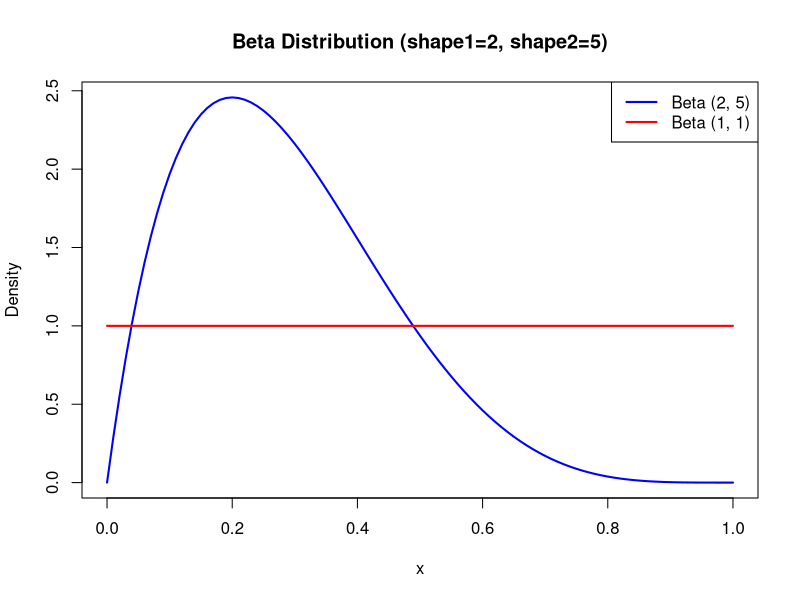

This figure's R source:
# Filename: _063_beta_dis.R
# Title: Beta Distribution
# Author: Raghava | GitHub: @raghavtwenty
# Date Created: June 26, 2024 | Last Updated: June 26, 2024
# Language: R | Version: 4.4.0

# Description of functions:
# dbeta: Beta probability density function (pdf)
# pbeta: Beta distribution cumulative distribution function (cdf)
# qbeta: Beta quantile function
# rbeta: Beta pseudorandom number generation

# Parameters for the Beta distribution
shape1_param = 2  # Shape parameter alpha
shape2_param = 5  # Shape parameter beta

# Define the range of values to consider
x_values = seq(0, 1, by = 0.01)

# Calculate beta densities for the range of values
beta_densities = dbeta(x_values, shape1 = shape1_param, shape2 = shape2_param)

# Display the calculated densities
print(beta_densities)

# Plot the beta densities
plot(x_values, beta_densities, col = "blue", type = "l", lwd = 2,
     main = "Beta Distribution (shape1=2, shape2=5)",
     xlab = "x", ylab = "Density")

# Add another line with different parameters
shape1_param2 = 1  # Another shape parameter alpha
shape2_param2 = 1  # Another shape parameter beta

# Calculate densities for the second set of parameters
beta_densities2 = dbeta(x_values, shape1 = shape1_param2, shape2 = shape2_param2)

# Plot the second set of beta densities
lines(x_values, beta_densities2, col = "red", lwd = 2)

# Add legend
legend("topright", legend = c("Beta (2, 5)", "Beta (1, 1)"), col = c("blue", "red"), lwd = 2)
